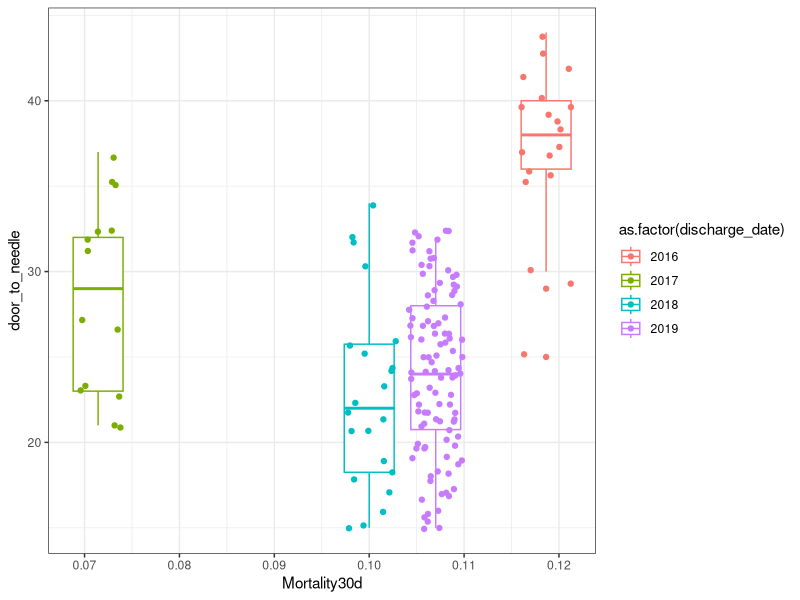
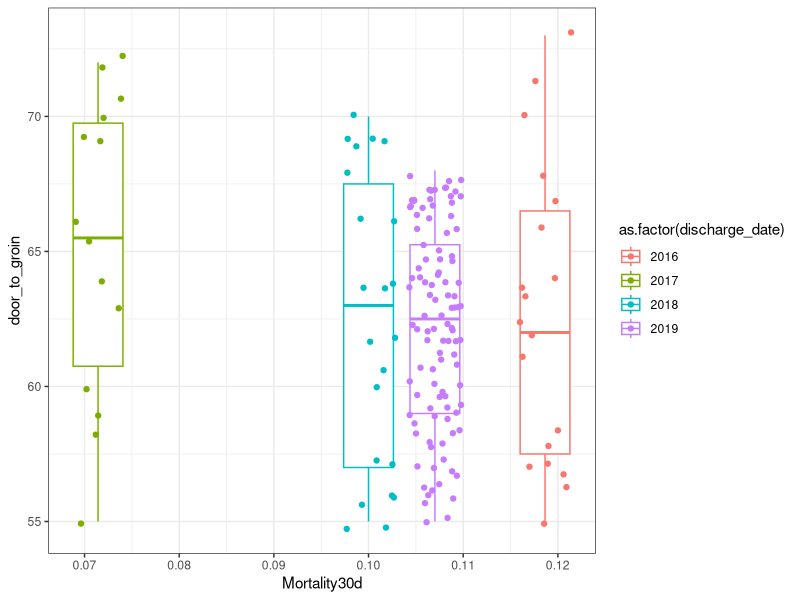
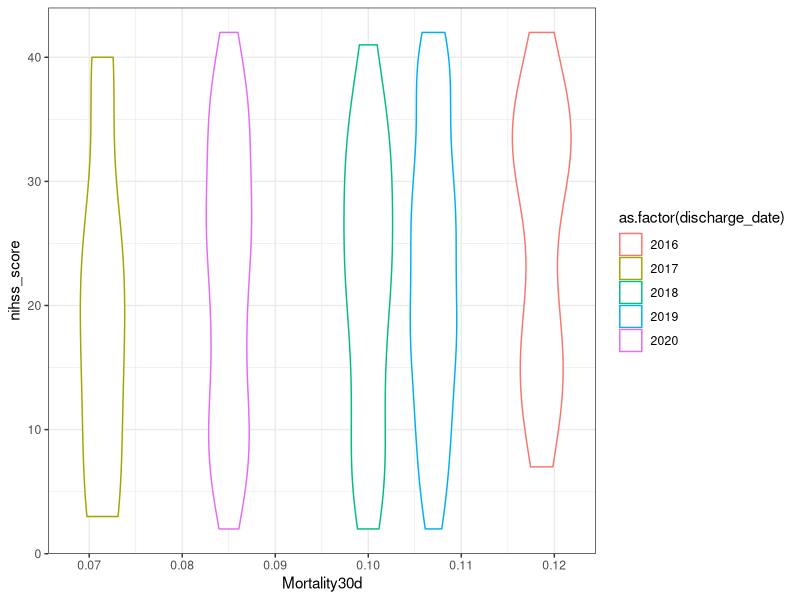
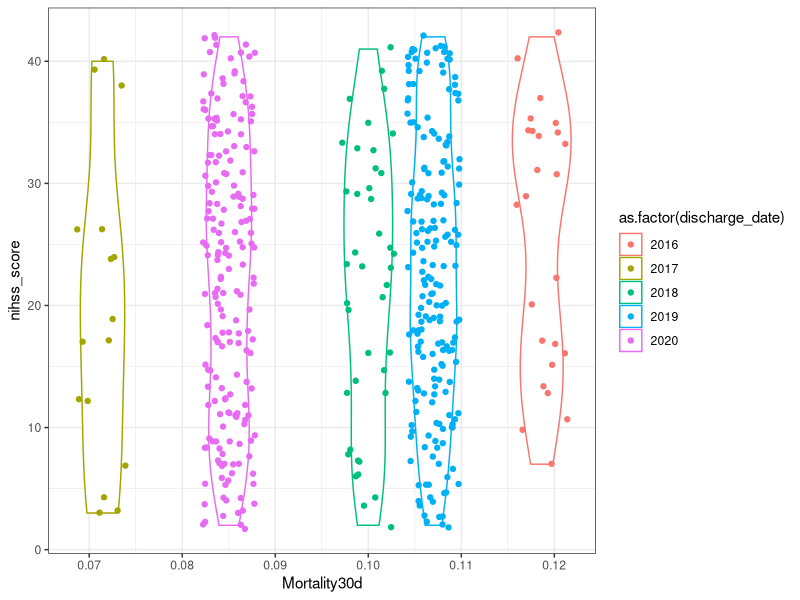
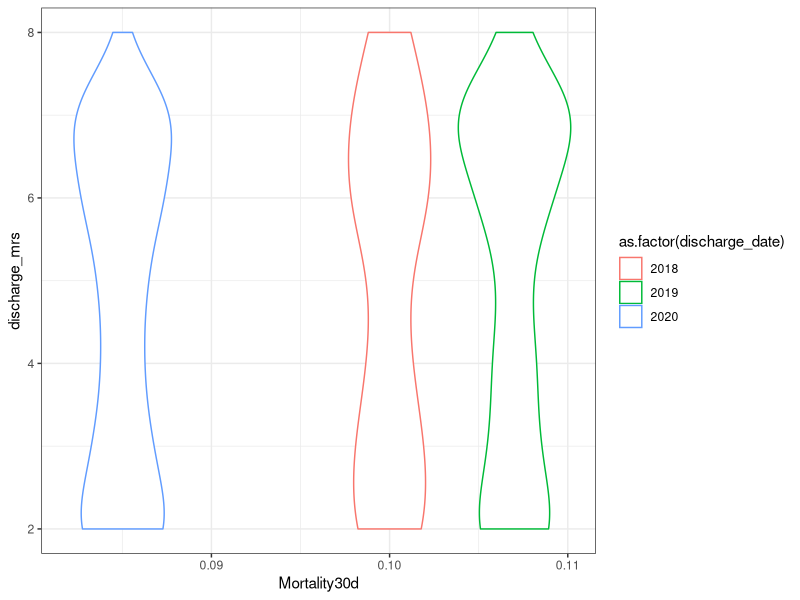
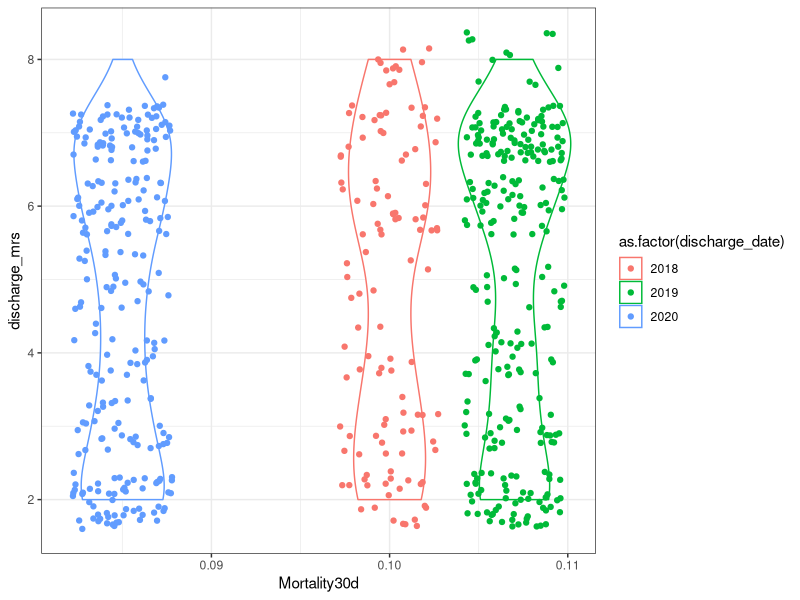

Write R code to recreate these figures, in order.
## ---- chunk 1
knitr::opts_chunk$set(echo = TRUE)
library(readxl)
library(tidyverse)
library(tibble)
library(skimr)
library(magrittr)
library(purrr)
## ---- chunk 2
#loading resq dataset
resq_data <- read_excel("resq-raw-data/sample_hospital.xlsx")

#checking what rows that include NA values
resq_data %>%
  summarise_all(funs(sum(is.na(.)))) %>%
  pivot_longer(everything()) %>%
  filter(value > 0)

#replacing NA's with zero's
resq_data %<>%
  replace(is.na(.), 99)

#just checking if nihss_score actually is numeric - stated as a text in resq data legend tab in excel
class(resq_data$nihss_score)

#creating tribbles for each variable/legend
trib_department_type<-tribble(
~department_type, ~DeptTypeStr, 
  1, "neurology",  
  2, "neurosurgery", 
  3, "anesthesiology/resusccitation/critical care department",  
  4, "internal medicine", 
  5, "geriatrics",  
  6,  "other",
  99, "Unknown",
) 

trib_hosp_in<-tribble(
  ~hospitalized_in, ~HospInStr,
  1, "Stroke unit/ICU",
  2, "Other monitored bed (telemetry)",
  3, "Standard bed",
  99, "Not applicable",
)

trib_stroke_type<-tribble(
  ~stroke_type, ~StrokeTypeStr,
  1, "Ischemic Stroke",
  2, "Intracerebral hemorrhage",
  3, "Transient ischemic attack - TIA",
  4, "Subarachnoid hemorrhage",
  5, "Cerebral venous thrombosis",
  6, "Undetermined",
  99, "Not applicable",
)

trib_NIHSS<-tribble(
  ~nihss, ~NIHSSStr,
  1, "Not performed",
  2, "Performed", 
  3, "Not known",
  99, "Unknown",
)

trib_CT_MRI<-tribble(
  ~ct_mri, ~CTMRIStr,
  1, "Not performed",
  2, "Performed",
  3, "Not known",
  99, "Not applicable",
)

trib_CT_Time<-tribble(
  ~ct_time, ~ctTimeStr,
  1, "Within 1 hour after admission",
  2, "Later than 1 hour after admission",
  99, "Not applicable",
)

trib_recanalization_procedures<-tribble(
  ~recanalization_procedures, ~RecanProcStr,
  1, "Not done - primary centre / comprehensive centre",
  2, "IV tPa - primary centre / comprehensive centre",
  3, "IV tPa + endovascular treatment - comprehensive centre",
  4, "Endovascular treatment alone - comprehensive centre",
  5, "IV tPa + referred to another centre for endovascular treatment - primary centre",
  6, "Referred to another centre for endovascular treatment - primary centre",
  7, "Patient referred to another centre for endovascular treatment and hospitalization continues at the referred to centre - comprehensive centre",
  8, "Patient referred for endovascular treatment and patient is returned to the initial centre - comprehensive centre",
  9, "Patient was returned to the initial centre after recanalization procedures were performed at another centre", 
  99, "Not applicable",
)

trib_dysphagia_screening<-tribble(
  ~dysphagia_screening, ~DysphagiaStr,
  1, "Yes/Guss test",
  2, "Yes/other test",
  3, "Was performed at another center",
  4, "No",
  5, "Patient could not be tested (intubated)",
  6, "Not known",
  99, "Not applicable",
)

trib_afib_flutter<-tribble(
  ~afib_flutter, ~AfibFlutterStr,
  1, "Known aFib", 
  2, "Newly-detected at admission",
  3, "Detected during hospilization",
  4, "Not detected",
  5, "Not known",
  99, "Not applicable",
)

trib_antithrombotics<-tribble(
  ~antithrombotics, ~AntithromboticsStr,
  1, "antiplatelets",
  2, "Vitamin K antagonist",
  3, "dabigratan",
  4, "rivaroxaban",
  5, "apixaban",
  6, "edoxaban",
  7, "LMWH or heparin in prophylactic dose",
  8, "LMWH or heparin in full anticoagulant dose",
  9, "Not prescriped\but recommended",
  10, "Nothing",
  99, "Not applicable",
)

trib_statin<-tribble(
  ~statin, ~StatinStr,
  1, "Yes",
  2, "No",
  3, "Not known",
  99, "Not applicable",
)

trib_smoking_cessation<-tribble(
  ~smoking_cessation, ~SmokingCessationStr,
  1, "Yes",
  2, "No",
  3, "Not a smoker",
  99, "Unknown",
)

trib_antihypertensive<-tribble(
  ~antihypertensive, ~AntihypertensiveStr,
  1, "Yes",
  2, "No",
  3, "Not known",
  99, "Not applicable",
)

trib_discharge_dest<-tribble(
  ~discharge_destination, ~DistDestStr,
  1, "Home",
  2, "Transferred within the same centre",
  3, "Transferred to another centre",
  4, "Social care facility",
  5, "Dead",
  99, "Not applicable",
)

trib_discharge_mrs<-tribble(
  ~discharge_mrs, ~DistMRSStr,
  1, "unknown/calculate",
  2, "0",
  3, "1",
  4, "2",
  5, "3",
  6, "4",
  7, "5",
  8, "6",
  99, "Not Applicable",
)

#getting a summary of the resq data
skim(resq_data)
summary(resq_data$department_type)

# you don't need to add trib_department_type to the left_join... 
resq_merge <- resq_data %>%
  left_join(trib_department_type, by="department_type") %>%
  left_join(trib_hosp_in, by="hospitalized_in") %>%
  left_join(trib_stroke_type, by="stroke_type") %>%
  left_join(trib_NIHSS, by="nihss") %>%
  left_join(trib_CT_MRI, by="ct_mri") %>% 
  left_join(trib_CT_Time, by="ct_time") %>%
  left_join(trib_recanalization_procedures, by="recanalization_procedures") %>%
  left_join(trib_dysphagia_screening, by="dysphagia_screening") %>%
  left_join(trib_afib_flutter, by="afib_flutter") %>% 
  left_join(trib_antithrombotics, by="antithrombotics") %>%
  left_join(trib_statin, by="statin") %>%
  left_join(trib_smoking_cessation, by="smoking_cessation") %>% 
  left_join(trib_antihypertensive, by="antihypertensive") %>% 
  left_join(trib_discharge_mrs, by="discharge_mrs") %>% 
  left_join(trib_discharge_dest, by="discharge_destination") 
  

## ---- chunk 3
resq_mort<-resq_merge %>%
  mutate(
    within30DayMort = if_else((hospital_days <= 30 & DistDestStr == "Dead"), 1, 0), 
  ) 
  
resq_mort %<>%
  dplyr::group_by(discharge_date)%>%
  mutate(
    Mortality30d = mean(within30DayMort)
  ) 

#df<-resq_mort %>% dplyr::group_by(discharge_date) %>% summarise(Mortality30d =mean(within30DayMort))


# THERE IS NO DTN/DTG DATA IN 2020, IT IS EMPTY IN RAW DATA AS WELL

p_dtn <- ggplot(resq_mort[resq_mort$door_to_needle<99 & resq_mort$discharge_date<2201,], aes(x = Mortality30d, y = door_to_needle, color=as.factor(discharge_date))) + geom_boxplot() + geom_jitter() + theme_bw()


p_dtg <- ggplot(resq_mort[resq_mort$door_to_groin<99 & resq_mort$discharge_date<2201,], aes(x = Mortality30d, y = door_to_groin, color=as.factor(discharge_date))) + geom_boxplot() + geom_jitter() + theme_bw()

#NIHSS score is not really a KPI though
p_nihss_score_jitter <- ggplot(resq_mort[resq_mort$nihss_score<99 & resq_mort$discharge_date<2201,], aes(x = Mortality30d, y = nihss_score, color=as.factor(discharge_date))) + geom_violin() + geom_jitter() + theme_bw()

p_nihss_score <- ggplot(resq_mort[resq_mort$nihss_score<99 & resq_mort$discharge_date<2201,], aes(x = Mortality30d, y = nihss_score, color=as.factor(discharge_date))) + geom_violin() + theme_bw()

#this might have way too many dots to show. decreases readability
p_dis_mrs_jitter <- ggplot(resq_mort[resq_mort$discharge_mrs>1 & resq_mort$discharge_mrs<99 & resq_mort$discharge_date<2201,], aes(x = Mortality30d, y = discharge_mrs, color=as.factor(discharge_date))) + geom_violin() + geom_jitter() + theme_bw()

p_dis_mrs <- ggplot(resq_mort[resq_mort$discharge_mrs>1 & resq_mort$discharge_mrs<99 & resq_mort$discharge_date<2201,], aes(x = Mortality30d, y = discharge_mrs, color=as.factor(discharge_date))) + geom_violin() + theme_bw()

p_dtn
p_dtg
p_nihss_score
p_nihss_score_jitter
p_dis_mrs
p_dis_mrs_jitter
